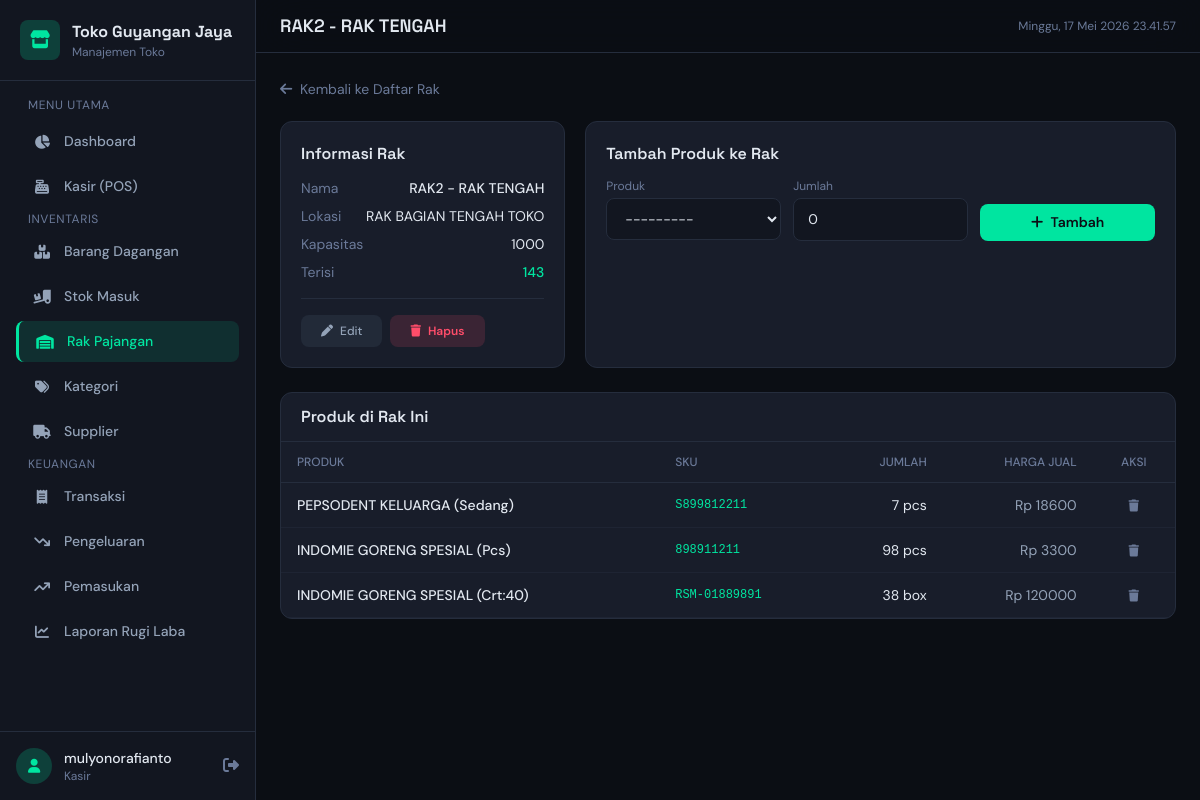
The page /shelves/2/ (signed in) on the database its author committed.
### store/models.py (models this page shows, shortened)
class Shelf(models.Model):
    name = models.CharField('Nama Rak', max_length=100)
    location = models.CharField('Lokasi Rak', max_length=200, help_text='Contoh: Area depan kiri, Rak nomor 3')
    description = models.TextField('Deskripsi', blank=True, null=True)
    capacity = models.PositiveIntegerField('Kapasitas (unit)', default=100)
    created_at = models.DateTimeField(auto_now_add=True)
    updated_at = models.DateTimeField(auto_now=True)
    class Meta:
        verbose_name = 'Rak'
        verbose_name_plural = 'Rak'
        ordering = ['name']
    @property
    def total_stock(self):
        return sum(sp.quantity for sp in self.shelf_products.all())

class ShelfProduct(models.Model):
    product = models.ForeignKey(Product, on_delete=models.CASCADE,
                                 verbose_name='Barang', related_name='shelf_placements')
    shelf = models.ForeignKey(Shelf, on_delete=models.CASCADE,
                               verbose_name='Rak', related_name='shelf_products')
    quantity = models.PositiveIntegerField('Jumlah', default=0)
    created_at = models.DateTimeField(auto_now_add=True)
    updated_at = models.DateTimeField(auto_now=True)
    class Meta:
        verbose_name = 'Penempatan Rak'
        verbose_name_plural = 'Penempatan Rak'
        unique_together = ['product', 'shelf']

class Product(models.Model):
    UNIT_CHOICES = [
        ('pcs', 'Pieces'),
        ('kg', 'Kilogram'),
        ('ltr', 'Liter'),
        ('pack', 'Pack'),
        ('box', 'Box'),
        ('lusin', 'Lusin'),
    ]
    name = models.CharField('Nama Barang', max_length=200)
    sku = models.CharField('Kode SKU', max_length=50, unique=True, help_text='Stock Keeping Unit')
    barcode = models.CharField('Barcode', max_length=100, blank=True, null=True, unique=True)
    category = models.ForeignKey(Category, on_delete=models.SET_NULL, null=True, blank=True,
                                  verbose_name='Kategori', related_name='products')
    description = models.TextField('Deskripsi', blank=True, null=True)
    unit = models.CharField('Satuan', max_length=20, choices=UNIT_CHOICES, default='pcs')
    purchase_price = models.DecimalField('Harga Beli', max_digits=15, decimal_places=2, default=0)
    selling_price = models.DecimalField('Harga Jual', max_digits=15, decimal_places=2, default=0)
    image = models.ImageField('Gambar', upload_to='products/', blank=True, null=True)
    is_active = models.BooleanField('Aktif', default=True)
    minimum_stock = models.PositiveIntegerField('Stok Minimum', default=5,
                                                 help_text='Peringatan stok rendah jika di bawah ini')
    created_at = models.DateTimeField(auto_now_add=True)
    updated_at = models.DateTimeField(auto_now=True)
    class Meta:
        verbose_name = 'Barang'
        verbose_name_plural = 'Barang'
        ordering = ['name']
    def __str__(self):
        return f"{self.sku} - {self.name}"

### store/views.py (the view)
# urls.py: path('shelves/<int:pk>/', views.shelf_detail, name='shelf_detail'),
@login_required
def shelf_detail(request, pk):
    shelf = get_object_or_404(Shelf, pk=pk)
    shelf_products = ShelfProduct.objects.filter(shelf=shelf).select_related('product')
    if request.method == 'POST':
        form = ShelfProductForm(request.POST)
        if form.is_valid():
            sp = form.save(commit=False)
            sp.shelf = shelf
            existing = ShelfProduct.objects.filter(product=sp.product, shelf=shelf).first()
            if existing:
                existing.quantity += sp.quantity
                existing.save()
                messages.success(request, f'Stok {sp.product.name} ditambahkan di rak ini!')
            else:
                sp.save()
                messages.success(request, f'{sp.product.name} ditambahkan ke rak!')
            return redirect('store:shelf_detail', pk=shelf.pk)
    else:
        form = ShelfProductForm(initial={'shelf': shelf})
    return render(request, 'store/shelf_detail.html', {
        'shelf': shelf,
        'shelf_products': shelf_products,
        'form': form,
    })

### store/forms.py
class ShelfProductForm(forms.ModelForm):
    class Meta:
        model = ShelfProduct
        fields = ['product', 'shelf', 'quantity']
        widgets = {
            'product': forms.Select(attrs={'class': 'form-input'}),
            'shelf': forms.Select(attrs={'class': 'form-input'}),
            'quantity': forms.NumberInput(attrs={'class': 'form-input'}),
        }

### store/templates/store/shelf_detail.html (shortened to what this page needs)
{% extends 'store/base.html' %}
{% block nav_shelves %}active{% endblock %}
{% block page_title %}{{ shelf.name }}{% endblock %}
{% block content %}
<div class="mb-5">
    <a href="{% url 'store:shelf_list' %}" class="text-sm text-muted hover:text-accent transition-colors">
        <i class="fas fa-arrow-left mr-1"></i> Kembali ke Daftar Rak
    </a>
</div>
<div class="grid grid-cols-1 lg:grid-cols-3 gap-5 mb-6">
    <div class="bg-card border border-border rounded-xl p-5 lg:col-span-1">
        <h3 class="font-display font-semibold text-fg mb-3">Informasi Rak</h3>
        <div class="space-y-2 text-sm">
            <div class="flex justify-between">
                <span class="text-muted">Nama</span>
                <span class="text-fg font-medium">{{ shelf.name }}</span>
            </div>
            <div class="flex justify-between">
                <span class="text-muted">Lokasi</span>
                <span class="text-fg">{{ shelf.location }}</span>
            </div>
            <div class="flex justify-between">
                <span class="text-muted">Kapasitas</span>
                <span class="text-fg">{{ shelf.capacity }}</span>
            </div>
            <div class="flex justify-between">
                <span class="text-muted">Terisi</span>
                <span class="text-accent font-medium">{{ shelf.total_stock }}</span>
            </div>
        </div>
        <div class="mt-4 pt-4 border-t border-border flex gap-2">
            <a href="{% url 'store:shelf_update' shelf.pk %}" class="btn-secondary text-xs"><i class="fas fa-pen mr-1"></i> Edit</a>
            <a href="{% url 'store:shelf_delete' shelf.pk %}" class="btn-danger text-xs"><i class="fas fa-trash mr-1"></i> Hapus</a>
        </div>
    </div>
    <div class="bg-card border border-border rounded-xl p-5 lg:col-span-2">
        <h3 class="font-display font-semibold text-fg mb-3">Tambah Produk ke Rak</h3>
        <form method="post">
            <div class="grid grid-cols-1 sm:grid-cols-3 gap-3">
                <div>
                    <label class="block text-xs text-muted mb-1">Produk</label>
                    {{ form.product }}
                </div>
                <div>
                    <label class="block text-xs text-muted mb-1">Jumlah</label>
                    {{ form.quantity }}
                </div>
                <div class="flex items-end">
                    <button type="submit" class="btn-primary w-full"><i class="fas fa-plus mr-1"></i> Tambah</button>
                </div>
            </div>
        </form>
    </div>
</div>
<div class="bg-card border border-border rounded-xl overflow-hidden">
    <div class="px-5 py-3 border-b border-border">
        <h3 class="font-display font-semibold text-fg">Produk di Rak Ini</h3>
    </div>
    <div class="overflow-x-auto">
        <table class="w-full text-sm">
            <thead>
                <tr class="border-b border-border text-left">
                    <th class="px-4 py-3 text-muted font-medium text-xs uppercase">Produk</th>
                    <th class="px-4 py-3 text-muted font-medium text-xs uppercase">SKU</th>
                    <th class="px-4 py-3 text-muted font-medium text-xs uppercase text-right">Jumlah</th>
                    <th class="px-4 py-3 text-muted font-medium text-xs uppercase text-right">Harga Jual</th>
                    <th class="px-4 py-3 text-muted font-medium text-xs uppercase text-center">Aksi</th>
                </tr>
            </thead>
            <tbody>
                {% for sp in shelf_products %}
                <tr class="table-row border-b border-border/50">
                    <td class="px-4 py-3 text-fg font-medium">{{ sp.product.name }}</td>
                    <td class="px-4 py-3 text-accent font-mono text-xs">{{ sp.product.sku }}</td>
                    <td class="px-4 py-3 text-right text-fg">{{ sp.quantity }} {{ sp.product.unit }}</td>
                    <td class="px-4 py-3 text-right text-fgDim">Rp {{ sp.product.selling_price|floatformat:0 }}</td>
                    <td class="px-4 py-3 text-center">
                        <a href="{% url 'store:shelf_product_remove' shelf.pk sp.product.pk %}"
                           class="p-1.5 rounded hover:bg-danger/10 text-muted hover:text-danger"
                           onclick="return confirm('Hapus produk ini dari rak?')">
                            <i class="fas fa-trash text-xs"></i>
                        </a>
                    </td>
                </tr>
                {% empty %}
                <tr>
                    <td colspan="5" class="px-4 py-8 text-center text-muted">Rak ini kosong</td>
                </tr>
                {% endfor %}
            </tbody>
        </table>
    </div>
</div>
{% endblock %}

### store/templates/store/base.html (shortened to what this page needs)
{% load static %}
<!DOCTYPE html>
<html lang="id">
<head>
    <script src="https://cdn.tailwindcss.com"></script>
    <link rel="stylesheet" href="https://cdnjs.cloudflare.com/ajax/libs/font-awesome/6.5.0/css/all.min.css">
</head>
<body class="min-h-screen">
    <aside class="sidebar fixed left-0 top-0 h-full w-64 bg-surface border-r border-border flex flex-col z-50 lg:translate-x-0" id="sidebar">
        <div class="p-5 border-b border-border">
            <div class="flex items-center gap-3">
                <div class="w-10 h-10 rounded-lg bg-accent/20 flex items-center justify-center">
                    <i class="fas fa-store text-accent text-lg"></i>
                </div>
                <div>
                    <h1 class="text-base font-display font-bold text-fg">Toko Guyangan Jaya</h1>
                    <p class="text-xs text-muted">Manajemen Toko</p>
                </div>
            </div>
        </div>
        <nav class="flex-1 overflow-y-auto p-4 space-y-1">
            <p class="text-xs text-muted uppercase tracking-wider mb-2 px-3">Menu Utama</p>
            <a href="{% url 'store:dashboard' %}" class="sidebar-link {% block nav_dashboard %}{% endblock %}">
                <i class="fas fa-chart-pie"></i> Dashboard
            </a>
            <a href="{% url 'store:pos' %}" class="sidebar-link {% block nav_pos %}{% endblock %}">
                <i class="fas fa-cash-register"></i> Kasir (POS)
            </a>
            <p class="text-xs text-muted uppercase tracking-wider mt-5 mb-2 px-3">Inventaris</p>
            <a href="{% url 'store:product_list' %}" class="sidebar-link {% block nav_products %}{% endblock %}">
                <i class="fas fa-boxes-stacked"></i> Barang Dagangan
            </a>
            <a href="{% url 'store:stockin_list' %}" class="sidebar-link {% block nav_stockin %}{% endblock %}">
                <i class="fas fa-truck-ramp-box"></i> Stok Masuk
            </a>
            <a href="{% url 'store:shelf_list' %}" class="sidebar-link {% block nav_shelves %}{% endblock %}">
                <i class="fas fa-warehouse"></i> Rak Pajangan
            </a>
            <a href="{% url 'store:category_list' %}" class="sidebar-link {% block nav_categories %}{% endblock %}">
                <i class="fas fa-tags"></i> Kategori
            </a>
            <a href="{% url 'store:supplier_list' %}" class="sidebar-link {% block nav_suppliers %}{% endblock %}">
                <i class="fas fa-truck"></i> Supplier
            </a>
            <p class="text-xs text-muted uppercase tracking-wider mt-5 mb-2 px-3">Keuangan</p>
            <a href="{% url 'store:transaction_list' %}" class="sidebar-link {% block nav_transactions %}{% endblock %}">
                <i class="fas fa-receipt"></i> Transaksi
            </a>
            <a href="{% url 'store:expense_list' %}" class="sidebar-link {% block nav_expenses %}{% endblock %}">
                <i class="fas fa-arrow-trend-down"></i> Pengeluaran
            </a>
            <a href="{% url 'store:income_list' %}" class="sidebar-link {% block nav_incomes %}{% endblock %}">
                <i class="fas fa-arrow-trend-up"></i> Pemasukan
            </a>
            <a href="{% url 'store:report' %}" class="sidebar-link {% block nav_reports %}{% endblock %}">
                <i class="fas fa-chart-line"></i> Laporan Rugi Laba
            </a>
        </nav>
        <div class="p-4 border-t border-border">
            <div class="flex items-center gap-3">
                <div class="w-9 h-9 rounded-full bg-accent/20 flex items-center justify-center">
                    <i class="fas fa-user text-accent text-sm"></i>
                </div>
                <div class="flex-1 min-w-0">
                    <p class="text-sm font-medium text-fg truncate">{{ request.user.username }}</p>
                    <p class="text-xs text-muted">Kasir</p>
                </div>
                <form method="post" action="{% url 'logout' %}" class="inline">
                    <button type="submit" class="text-muted hover:text-danger transition-colors cursor-pointer" title="Keluar">
                        <i class="fas fa-right-from-bracket"></i>
                    </button>
                </form>
            </div>
        </div>
    </aside>
    <main class="lg:ml-64 min-h-screen">
        <header class="sticky top-0 z-30 bg-bg/80 backdrop-blur-xl border-b border-border px-4 lg:px-6 py-3">
            <div class="flex items-center justify-between">
                <div class="flex items-center gap-3">
                    <h2 class="text-lg font-display font-semibold text-fg">{% block page_title %}{% endblock %}</h2>
                </div>
                <div class="flex items-center gap-3">
                    <span class="text-xs text-muted" id="currentTime"></span>
                </div>
            </div>
        </header>
        <div class="p-4 lg:p-6 animate-fade-in">
            {% block content %}{% endblock %}
        </div>
    </main>
</body>
</html>

### store/templates/store/base.html (style rules this page uses)
* { box-sizing: border-box; }
body { font-family: 'DM Sans', sans-serif; background: #0B0E14; color: #E2E8F0; }
h1, h2, h3, h4, h5, h6 { font-family: 'Space Grotesk', sans-serif; }
.form-input { width: 100%; padding: 0.625rem 0.875rem; background: #121620; border: 1px solid #252D3D; border-radius: 0.5rem; color: #E2E8F0; font-size: 0.875rem; transition: all 0.2s; }
.form-input::placeholder { color: #6B7A99; }
.sidebar-link { display: flex; align-items: center; gap: 0.75rem; padding: 0.625rem 1rem; border-radius: 0.5rem; color: #94A3B8; transition: all 0.2s; font-size: 0.875rem; font-weight: 500; }
.sidebar-link.active { background: rgba(0,229,160,0.12); color: #00E5A0; border-left: 3px solid #00E5A0; }
.sidebar-link i { width: 20px; text-align: center; }
.table-row { transition: background 0.15s; }
.btn-primary { background: #00E5A0; color: #0B0E14; font-weight: 600; padding: 0.5rem 1.25rem; border-radius: 0.5rem; transition: all 0.2s; font-size: 0.875rem; }
.btn-danger { background: rgba(255,77,106,0.15); color: #FF4D6A; font-weight: 600; padding: 0.5rem 1.25rem; border-radius: 0.5rem; transition: all 0.2s; font-size: 0.875rem; }
.btn-secondary { background: rgba(37,45,61,0.8); color: #94A3B8; font-weight: 500; padding: 0.5rem 1.25rem; border-radius: 0.5rem; transition: all 0.2s; font-size: 0.875rem; }
.animate-fade-in { animation: fadeIn 0.4s ease-out; }

### rows shown on the page
Shelf: name "RAK2 - RAK TENGAH", location "RAK BAGIAN TENGAH TOKO", capacity "1000", total_stock "143"
ShelfProduct: product.name "PEPSODENT KELUARGA (Sedang)", product.sku "S899812211", quantity "7", product.unit "pcs", product.selling_price "18600"
ShelfProduct: product.name "INDOMIE GORENG SPESIAL (Pcs)", product.sku "898911211", quantity "98", product.unit "pcs", product.selling_price "3300"
ShelfProduct: product.name "INDOMIE GORENG SPESIAL (Crt:40)", product.sku "RSM-01889891", quantity "38", product.unit "box", product.selling_price "120000"

### other values the page prints
{{ request.user.username }} "mulyonorafianto"
